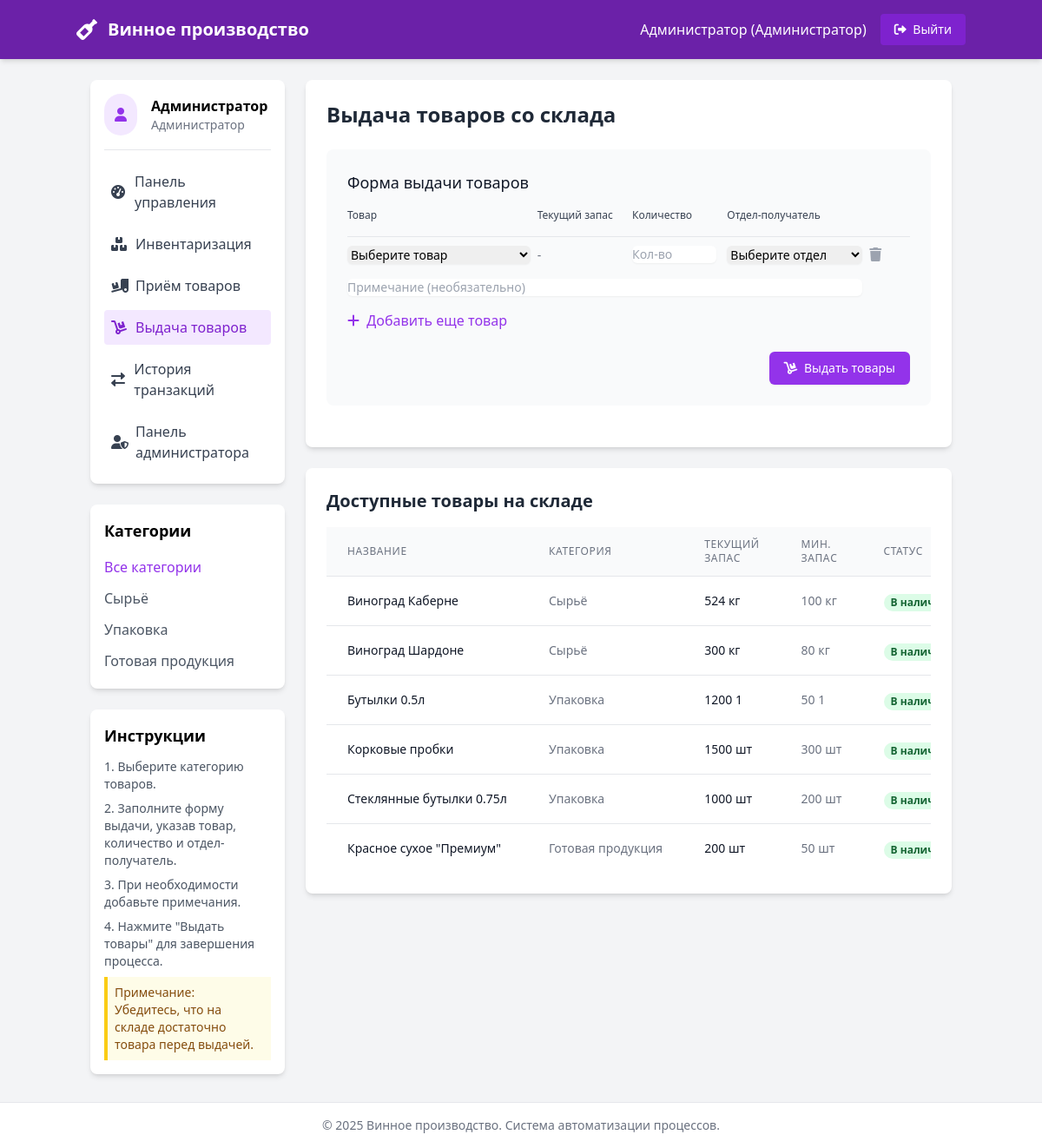
Page /views/warehouse/issue.php (signed in) on the committed database.
### tables this page shows
CREATE TABLE `users` (
  `id` int(11) NOT NULL,
  `username` varchar(50) NOT NULL,
  `password` varchar(255) NOT NULL,
  `role` enum('admin','warehouse','purchasing','supplier') NOT NULL,
  `name` varchar(100) NOT NULL,
  `email` varchar(100) NOT NULL,
  `created_at` timestamp NOT NULL DEFAULT current_timestamp()
);

CREATE TABLE `products` (
  `id` int(11) NOT NULL,
  `name` varchar(100) NOT NULL,
  `category` enum('raw_material','packaging','finished_product') NOT NULL,
  `quantity` int(11) NOT NULL DEFAULT 0,
  `unit` varchar(20) NOT NULL,
  `min_stock` int(11) NOT NULL DEFAULT 10,
  `description` text DEFAULT NULL,
  `created_at` timestamp NOT NULL DEFAULT current_timestamp(),
  `updated_at` timestamp NOT NULL DEFAULT current_timestamp() ON UPDATE current_timestamp()
);

### views/warehouse/issue.php (the view, shortened to what the rows shown need)
<?php
require_once '../../controllers/AuthController.php';
require_once '../../controllers/WarehouseController.php';
$authController = new AuthController();
$warehouseController = new WarehouseController();
$currentUser = $authController->getCurrentUser();
$categories = [
    'raw_material' => 'Сырьё',
    'packaging' => 'Упаковка',
    'finished_product' => 'Готовая продукция'
];
$selectedCategory = isset($_GET['category']) ? $_GET['category'] : 'all';
if ($selectedCategory !== 'all') {
    $products = $warehouseController->getProductsByCategory($selectedCategory);
} else {
    $products = $warehouseController->getInventorySummary();
}
?>
<!DOCTYPE html>
<html lang="ru">
<head>
    <script src="https://cdn.tailwindcss.com"></script>
    <link rel="stylesheet" href="https://cdnjs.cloudflare.com/ajax/libs/font-awesome/6.0.0-beta3/css/all.min.css">
</head>
<body class="bg-gray-100 min-h-screen">
    <nav class="bg-purple-800 text-white p-4 shadow-md">
        <div class="container mx-auto flex justify-between items-center">
            <div class="flex items-center">
                <h1 class="text-xl font-bold">Винное производство</h1>
            </div>
            <div class="flex items-center space-x-4">
                <span><?php echo htmlspecialchars($currentUser['name']); ?> (<?php echo $currentUser['role'] === 'admin' ? 'Администратор' : 'Начальник склада'; ?>)</span>
                <a href="../../controllers/logout.php" class="bg-purple-700 hover:bg-purple-600 py-2 px-4 rounded text-sm">
                    <i class="fas fa-sign-out-alt mr-1"></i> Выйти
                </a>
            </div>
        </div>
    </nav>
    <div class="container mx-auto flex flex-wrap mt-6 px-4">
        <aside class="w-full md:w-1/4 pr-0 md:pr-6">
            <div class="bg-white rounded-lg shadow-md p-4 mb-6">
                <div class="flex items-center mb-4 pb-4 border-b border-gray-200">
                    <div>
                        <p class="font-semibold"><?php echo htmlspecialchars($currentUser['name']); ?></p>
                        <p class="text-sm text-gray-500"><?php echo $currentUser['role'] === 'admin' ? 'Администратор' : 'Начальник склада'; ?></p>
                    </div>
                </div>
            </div>
        </aside>
        <main class="w-full md:w-3/4">
            <div class="bg-white rounded-lg shadow-md p-6 mb-6">
                <div class="flex justify-between items-center mb-6">
                    <h2 class="text-2xl font-semibold text-gray-800">Выдача товаров со склада</h2>
                </div>
            </div>
            <div class="bg-white rounded-lg shadow-md p-6">
                <h2 class="text-xl font-semibold text-gray-800 mb-4">Доступные товары на складе</h2>
                <div class="overflow-x-auto">
                    <table class="min-w-full divide-y divide-gray-200">
                        <thead class="bg-gray-50">
                            <tr>
                                <th scope="col" class="px-6 py-3 text-left text-xs font-medium text-gray-500 uppercase tracking-wider">
                                    Название
                                </th>
                                <th scope="col" class="px-6 py-3 text-left text-xs font-medium text-gray-500 uppercase tracking-wider">
                                    Категория
                                </th>
                                <th scope="col" class="px-6 py-3 text-left text-xs font-medium text-gray-500 uppercase tracking-wider">
                                    Текущий запас
                                </th>
                                <th scope="col" class="px-6 py-3 text-left text-xs font-medium text-gray-500 uppercase tracking-wider">
                                    Мин. запас
                                </th>
                                <th scope="col" class="px-6 py-3 text-left text-xs font-medium text-gray-500 uppercase tracking-wider">
                                    Статус
                                </th>
                            </tr>
                        </thead>
                        <tbody class="bg-white divide-y divide-gray-200">
                            <?php if (empty($products)): ?>
                            <tr>
                                <td colspan="6" class="px-6 py-4 text-center text-sm text-gray-500">
                                    Товары не найдены
                                </td>
                            </tr>
                            <?php else: ?>
                                <?php foreach ($products as $product): ?>
                                <tr>
                                    <td class="px-6 py-4 whitespace-nowrap text-sm font-medium text-gray-900">
                                        <?php echo htmlspecialchars($product['name']); ?>
                                    </td>
                                    <td class="px-6 py-4 whitespace-nowrap text-sm text-gray-500">
                                        <?php echo $categories[$product['category']] ?? $product['category']; ?>
                                    </td>
                                    <td class="px-6 py-4 whitespace-nowrap text-sm text-gray-900">
                                        <?php echo $product['quantity'] . ' ' . $product['unit']; ?>
                                    </td>
                                    <td class="px-6 py-4 whitespace-nowrap text-sm text-gray-500">
                                        <?php echo $product['min_stock'] . ' ' . $product['unit']; ?>
                                    </td>
                                    <td class="px-6 py-4 whitespace-nowrap">
                                        <?php if ($product['quantity'] <= $product['min_stock']): ?>
                                        <span class="px-2 inline-flex text-xs leading-5 font-semibold rounded-full bg-red-100 text-red-800">
                                            Низкий запас
                                        </span>
                                        <?php else: ?>
                                        <span class="px-2 inline-flex text-xs leading-5 font-semibold rounded-full bg-green-100 text-green-800">
                                            В наличии
                                        </span>
                                        <?php endif; ?>
                                    </td>
                                </tr>
                                <?php endforeach; ?>
                            <?php endif; ?>
                        </tbody>
                    </table>
                </div>
            </div>
        </main>
    </div>
</body>
</html>

### rows in the picture
users: name "Администратор"
products: name "Виноград Каберне", category "Сырьё", quantity "524", unit "кг", min_stock "100", shows "В…"
products: name "Виноград Шардоне", category "Сырьё", quantity "300", unit "кг", min_stock "80", shows "В…"
products: name "Бутылки 0.5л", category "Упаковка", quantity "1200", unit "1", min_stock "50", shows "В…"
products: name "Корковые пробки", category "Упаковка", quantity "1500", unit "шт", min_stock "300", shows "В…"
products: name "Стеклянные бутылки 0.75л", category "Упаковка", quantity "1000", unit "шт", min_stock "200", shows "В…"
products: name "Красное сухое \"Премиум\"", category "Готовая продукция", quantity "200", unit "шт", min_stock "50", shows "В…"

### other values in the picture
$name "Сырьё"
$name "Упаковка"
$name "Готовая продукция"
